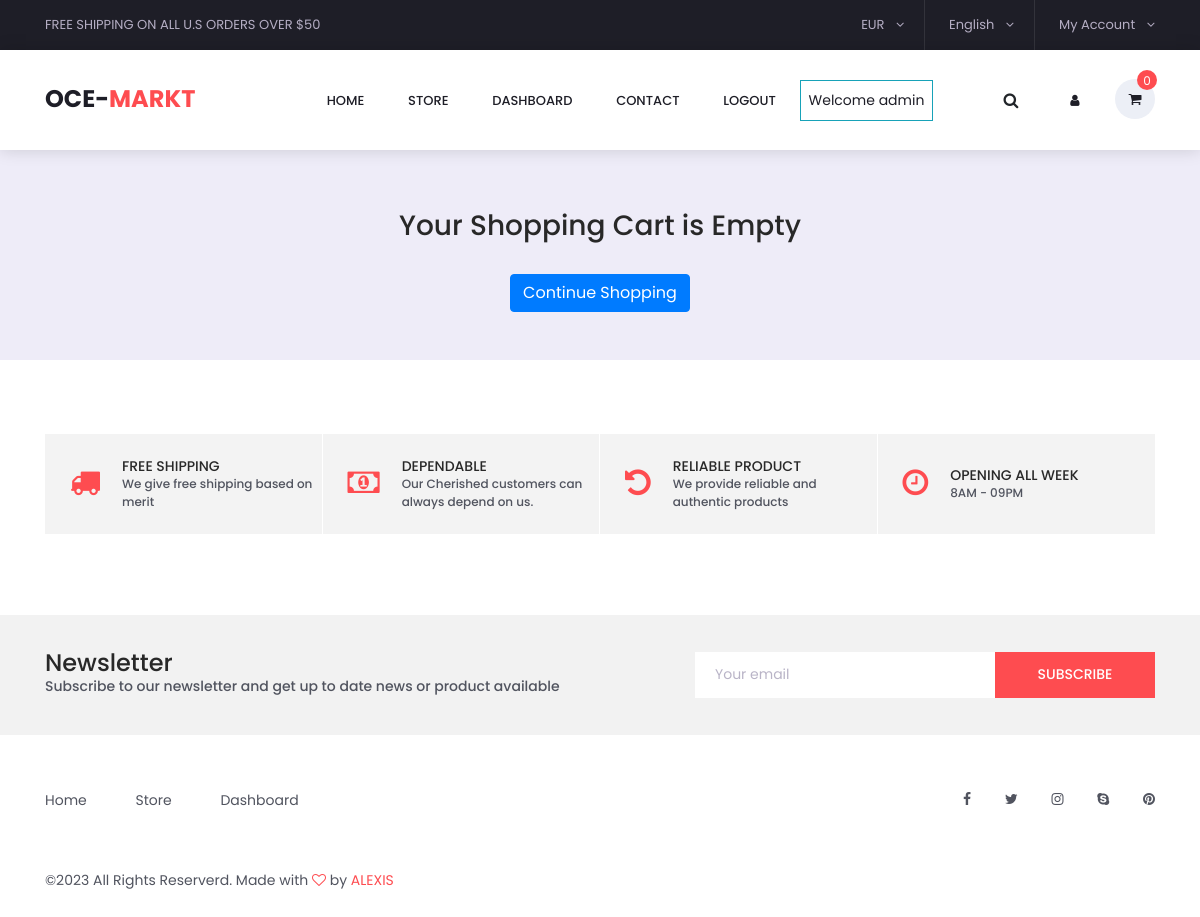
Page /cart/ (signed in) on the earlier database version.
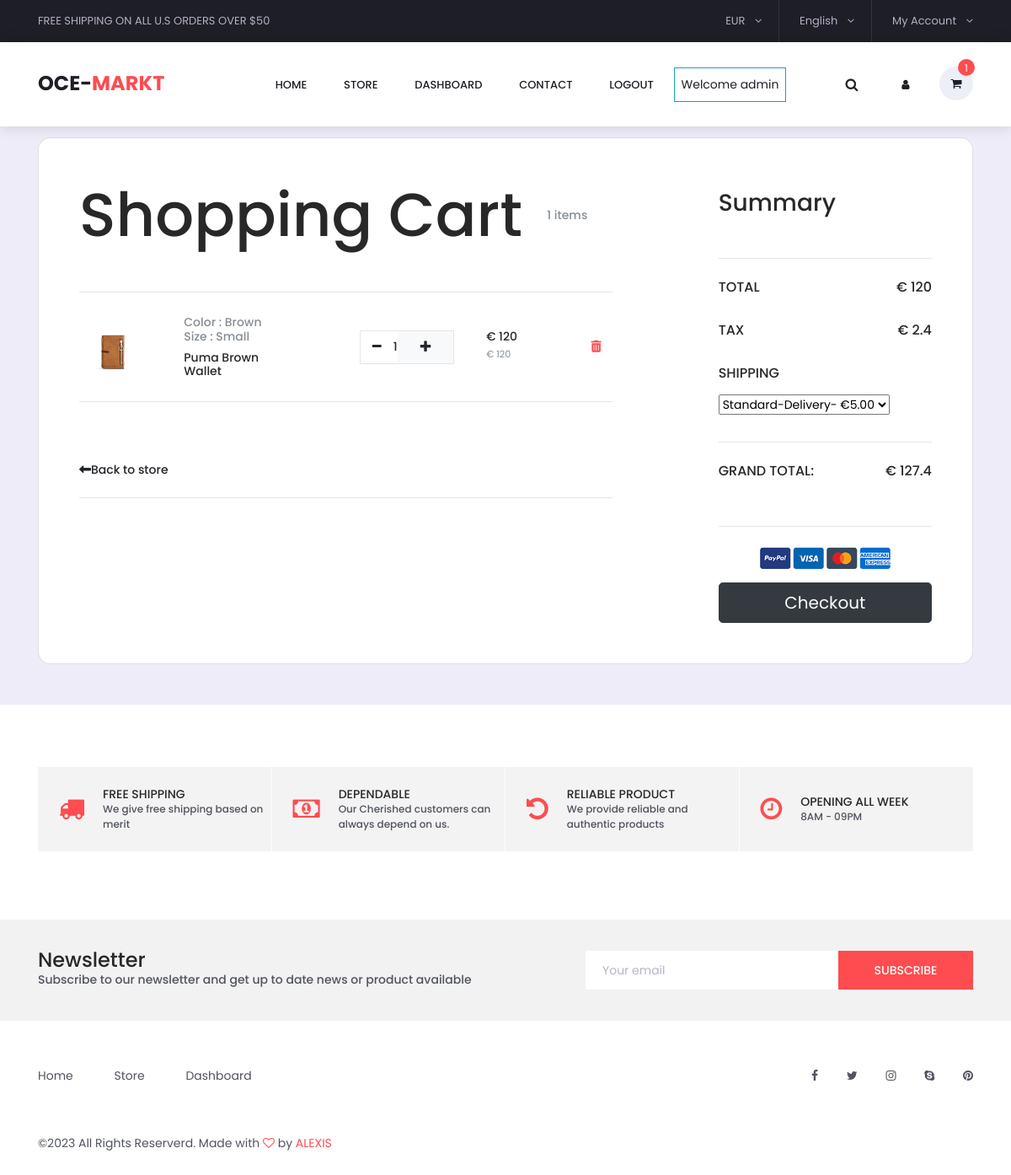
Same page on the later database version.
### accounts/models.py (models this page shows, shortened)
class Account(AbstractBaseUser):
    first_name = models.CharField(max_length=50)
    last_name = models.CharField(max_length=50)
    username = models.CharField(max_length=50, unique=True)
    email = models.EmailField(max_length=150, unique=True)
    phone_number = models.CharField(max_length=50)
    date_joined = models.DateTimeField(auto_now_add=True)
    last_login = models.DateTimeField(auto_now_add=True)
    is_admin = models.BooleanField(default=False)
    is_staff = models.BooleanField(default=False)
    is_active = models.BooleanField(default=False)
    is_superadmin = models.BooleanField(default=False)
    USERNAME_FIELD = 'email'
    REQUIRED_FIELDS = ['username', 'first_name', 'last_name']
    objects = MyAccountManager()

### carts/models.py (models this page shows, shortened)
class CartItem(models.Model):
    user = models.ForeignKey(Account, on_delete=models.CASCADE, null=True)
    product = models.ForeignKey(Product, on_delete=models.CASCADE)
    variations = models.ManyToManyField(Variation, blank=True)
    cart = models.ForeignKey(Cart, on_delete=models.CASCADE, null=True)
    quantity = models.IntegerField()
    is_active = models.BooleanField(default=True)
    def sub_total(self):
        return self.product.price * self.quantity

### store/models.py (models this page shows, shortened)
class Product(models.Model):
    product_name = models.CharField(max_length=255, unique=True)
    slug = models.SlugField(max_length=255, unique=True)
    description = models.TextField(max_length=600, blank=True)
    price = models.IntegerField()
    old_price = models.IntegerField(blank=True, default=0)
    image = models.ImageField(upload_to='photos/products')
    stock = models.IntegerField()
    tagged = models.CharField(max_length=50, blank=True)
    is_available = models.BooleanField(default=True)
    category = models.ForeignKey(Category, on_delete=models.CASCADE)
    created_date = models.DateTimeField(auto_now_add=True, )
    modified_date = models.DateTimeField(auto_now=True)
    def get_url(self):
        return reverse('product_detail', args=[self.category.slug, self.slug])

class Variation(models.Model):
    product = models.ForeignKey(Product, on_delete=models.CASCADE)
    variation_category = models.CharField(
        max_length=100, choices=variation_category_choice)
    variation_value = models.CharField(max_length=100)
    is_active = models.BooleanField(default=True)
    created_date = models.DateTimeField(auto_now=True)
    updated_date = models.DateTimeField(auto_now=True)
    objects = VariationManager()

### carts/views.py (the view)
# urls.py: path('cart/', include('carts.urls')),
def cart(request, total=0, quantity=0, cart_items=None):
    try:
        tax = 0
        grand_total = 0
        if request.user.is_authenticated:
            cart_items = CartItem.objects.filter(
                user=request.user, is_active=True)
        else:
            cart = Cart.objects.get(cart_id=_cart_id(request))
            cart_items = CartItem.objects.filter(cart=cart, is_active=True)
        for cart_item in cart_items:
            total += (cart_item.product.price * cart_item.quantity)
            quantity += cart_item.quantity
        tax = (2 * total)/100
        grand_total = total + tax + STANDARD_DELIVERY
    except ObjectDoesNotExist:
        pass
    context = {
        'total': total,
        'quantity': quantity,
        'cart_items': cart_items,
        'tax': tax,
        'grand_total': grand_total,
        'standard_delivery': STANDARD_DELIVERY
    }
    return render(request, 'store/cart.html', context)

### templates/store/cart.html (shortened to what this page needs)
{% extends 'base.html' %}
{% load static %}
{% block content %}
<br>
<br>
<br>
<br>
<br>
<section class="h-100 h-custom" style="background-color: #eeecf8;">
    <div class="container py-5 h-100">
  {% if not cart_items %}
   <br>
   <br>
  <h3 class="text-center">Your Shopping Cart is Empty</h3>
  <br>
  <div class="text-center">
    <a href="{% url 'store' %}" class="btn btn-primary">Continue Shopping</a>
  </div>
  {% else %}
      <div class="row d-flex justify-content-center align-items-center h-100">
        <div class="col-12">
          <div class="card card-registration card-registration-2" style="border-radius: 15px;">
            <div class="card-body p-0">
              <div class="row g-0">
                <div class="col-lg-8">
                  <div class="p-5">
                    <div class="d-flex justify-content-between align-items-center mb-5">
                      <h1 class="fw-bold mb-0 text-black">Shopping Cart</h1>
                      <h6 class="mb-0 text-muted">{{quantity}} items</h6>
                    </div>
                    <hr class="my-4">
                    {% for cart_item in cart_items %}
                    <div class="row mb-4 d-flex justify-content-between align-items-center">
                      <div class="col-md-2 col-lg-2 col-xl-2">
                        <a href="{{ cart_item.product.get_url }}">  <img
                          src="{{ cart_item.product.image.url}}"
                          class="img-fluid rounded-3" alt="Cotton T-shirt">
                        </a>
                      </div>
                      <div class="col-md-3 col-lg-3 col-xl-3">
                        <h6 class="text-muted">
                          {% if cart_item.variations.all %}
                             {% for item in cart_item.variations.all %}
                               {{ item.variation_category | capfirst}} : {{ item.variation_value | capfirst}} <br>
                             {% endfor %}
                          {% endif %}
                        </h6>
                        <a href="{{ cart_item.product.get_url }}"><h6 class="text-black mb-0">{{ cart_item.product.product_name}}</h6></a>
                      </div>
                      <div class="col-md-3 col-lg-3 col-xl-2 d-flex">
                       <div class="quantity_selector">
                          <a href="{% url 'remove_cart' cart_item.product.id  cart_item.id  %}"><span class="minus"><i class="fa fa-minus" aria-hidden="true"></i></span></a>
                          <span id="quantity_value">{{cart_item.quantity}}</span>
                          <form action="{% url 'add_cart' cart_item.product.id %}" method="POST">
                            <button class="btn btn-light" type="submit"><span class="plus"><i class="fa fa-plus" aria-hidden="true"></i></span></button>
                          </form>
                        </div>
                      </div>
                      <div class="col-md-3 col-lg-2 col-xl-2 offset-lg-1">
                        <h6 class="mb-0">€ {{cart_item.sub_total}}</h6>
                        <small class="text-muted">€ {{cart_item.product.price}}</small>
                      </div>
                      <div class="col-md-1 col-lg-1 col-xl-1 text-end">
                        <a href="{% url 'remove_cart_item' cart_item.product.id cart_item.id %}" onclick="return confirm('Are you sure you want to delete this product?')" class="text-muted"><i class="fas fa-trash-alt" style="color: #fe4c50"></i></a>
                      </div>
                    </div>
                    <hr class="my-4">
                    {% endfor %}
                    <div class="pt-5">
                      <h6 class="mb-0"><a href="{% url 'store' %}" class="text-body"><i
                            class="fas fa-long-arrow-alt-left me-2"></i>Back to store</a></h6>
                    </div>
                    <hr class="my-4">
                  </div>
                </div>
                <div class="col-lg-4 bg-grey">
                  <div class="p-5">
                    <h3 class="fw-bold mb-5 mt-2 pt-1">Summary</h3>
                    <hr class="my-4">
                    <div class="d-flex justify-content-between mb-4">
                      <h5 class="text-uppercase">Total </h5>
                      <h5>€ {{total}}</h5>
                    </div>
                    <div class="d-flex justify-content-between mb-4">
                      <h5 class="text-uppercase">Tax </h5>
                      <h5>€ {{tax}}</h5>
                    </div>
                    <h5 class="text-uppercase mb-3">Shipping</h5>
                    <div class="mb-4 pb-2">
                      <select class="select">
                        <option value="1">Standard-Delivery- €{{ standard_delivery}}.00</option>
                      </select>
                    </div>
                    <hr class="my-4">
                    <div class="d-flex justify-content-between mb-5">
                      <h5 class="text-uppercase">Grand Total:</h5>
                      <h5>€ {{grand_total}}</h5>
                    </div>
                    <hr class="my-4">
                    <p class="text-center mb-3">
                      <img src="{% static 'images/payments.png' %}" height="26">
                    </p>
                    <a href="{% url 'checkout' %}" type="button" class="btn btn-dark btn-block btn-lg"
                      data-mdb-ripple-color="dark">Checkout</a>
                  </div>
                </div>
              </div>
            </div>
          </div>
        </div>
      </div>
      {% endif %}
    </div>
  </section>
{% include 'benefit.html' %}
{% endblock %}

### templates/base.html (shortened to what this page needs)
{% load static %}
{% static "images" as baseURL %}
<!DOCTYPE html>
<html lang="en">
  <head>
    {% load static %}
    <link rel="stylesheet" href="https://cdn.jsdelivr.net/npm/bootstrap@4.6.2/dist/css/bootstrap.min.css">
    <link rel="stylesheet" href="https://cdnjs.cloudflare.com/ajax/libs/font-awesome/6.3.0/css/all.min.css">
    <link
      rel="stylesheet"
      href="{% static 'styles/bootstrap4/bootstrap.min.css' %}"
    />
    <link
      href="{%static 'plugins/font-awesome-4.7.0/css/font-awesome.min.css' %}"
      rel="stylesheet"
    />
    <link
      rel="stylesheet"
      href="{% static 'plugins/OwlCarousel2-2.2.1/owl.carousel.css'%}"
    />
    <link
      rel="stylesheet"
      href="{% static 'plugins/OwlCarousel2-2.2.1/owl.theme.default.css'%}"
    />
    <link
      rel="stylesheet"
      href="{% static 'plugins/OwlCarousel2-2.2.1/animate.css'%}"
    />
    <link rel="stylesheet"  href="{% static 'plugins/jquery-ui-1.12.1.custom/jquery-ui.css' %}">
    <link rel="stylesheet" href="{% static 'styles/main_styles.css'%}" />
    <link rel="stylesheet" href="{% static 'styles/responsive.css' %}" />
    <link rel="stylesheet"  href="{% static 'styles/categories_styles.css' %}">
    <link rel="stylesheet"  href="{% static 'styles/categories_styles.css' %}">
    <link rel="stylesheet"  href="{% static 'styles/categories_responsive.css' %}">
    <link rel="stylesheet"  href="{% static 'styles/single_styles.css' %}">
    <link rel="stylesheet"  href="{% static 'styles/single_responsive.css' %}">
    <link rel="stylesheet"  href="{% static 'styles/contact_styles.css' %}">
    <link rel="stylesheet"  href="{% static 'styles/contact_responsive.css' %}">
    <link rel="stylesheet"  href="{% static 'styles/review.css' %}">
  </head>
  <body>
    <div class="super_container">
      <header class="header trans_300">
        <div class="top_nav">
          <div class="container">
            <div class="row">
              <div class="col-md-6">
                <div class="top_nav_left">
                  free shipping on all u.s orders over $50
                </div>
              </div>
              <div class="col-md-6 text-right">
                <div class="top_nav_right">
                  <ul class="top_nav_menu">
                    <li class="currency">
                      <a href="#">
                        eur
                        <i class="fa fa-angle-down"></i>
                      </a>
                    </li>
                    <li class="language">
                      <a href="#">
                        English
                        <i class="fa fa-angle-down"></i>
                      </a>
                    </li>
                    <li class="account">
                      <a href="#">
                        My Account
                        <i class="fa fa-angle-down"></i>
                      </a>
                    </li>
                  </ul>
                </div>
              </div>
            </div>
          </div>
        </div>
        <div class="main_nav_container">
          <div class="container">
            <div class="row">
              <div class="col-lg-12 text-right">
                <div class="logo_container">
                  <a href="{% url 'home' %}">OCE-<span>Markt</span></a>
                </div>
                <nav class="navbar">
                  <ul class="navbar_menu">
                    <li><a href="{% url 'home' %}">home</a></li>
                    <li><a href="{% url 'store' %}">store</a></li>
                    {% if user.id is not None %}
                       <li><a href="{% url 'dashboard' %}">Dashboard</a></li>
                       <li><a href="{% url 'contact' %}">contact</a></li>
                       <li><a href="{% url 'logout' %}">Logout</a></li>
                        <li class="border border-info p-2">Welcome {{ user.first_name}}</li>
                    {% else %}
                      <li><a href="{% url 'login' %}">Login</a></li>
                      <li><a href="{% url 'register' %}">Register</a></li>
                      <li><a href="{% url 'contact' %}">contact</a></li>
                       <li class="border border-info p-2"> Welcome Guest </li>
                    {% endif %}
                  </ul>
                  <ul class="navbar_user">
                    <li class="currency" style="background-color: white; border:none">
                      <button type="submit" class="btn btn-outline">
                        <i class="fa fa-search" aria-hidden="true"></i>
                      </button>
                    </li>
                    <li class="account" style="background-color: white;">
                      <a href="{% url 'dashboard' %}">
                        <i class="fa fa-user mr-5" aria-hidden="true"></i>
                      </a>
                    <li class="checkout">
                      <a href="{% url 'cart' %}">
                        <i class="fa fa-shopping-cart" aria-hidden="true"></i>
                        <span id="checkout_items" class="checkout_items"
                          >{{cart_count}}</span
                        >
                      </a>
                    </li>
                  </ul>
                </nav>
              </div>
            </div>
          </div>
        </div>
      </header>
      <div class="fs_menu_overlay"></div>
      {% block content %}{% endblock %}
      {% include 'footer.html' %}
  </body>
</html>

Differences in the rows shown:
added CartItem: product.image (picture), product.product_name "Puma Brown Wallet", quantity "1", sub_total "120", product.price "120"
added Variation: variation_category "Color", variation_value "Brown"
added Variation: variation_category "Size", variation_value "Small"
Other differences:
{{ cart_count }}: "0" → "1"
{{ quantity }}: (not shown) → "1"
{{ total }}: (not shown) → "120"
{{ tax }}: (not shown) → "2.4"
form field value: (not shown) → "Standard-Delivery- €5.00"
{{ grand_total }}: (not shown) → "127.4"
text no longer shown: "Your Shopping Cart is Empty Continue Shopping"
text now shown: "Shopping Cart items Back to store Summary TOTAL € TAX € SHIPPING GRAND TOTAL: € Checkout"
